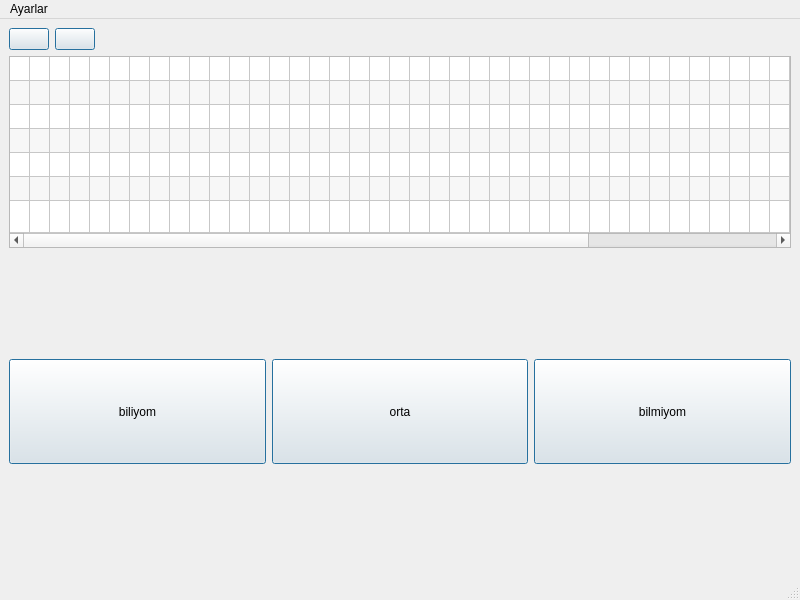
<?xml version="1.0" encoding="UTF-8"?>
<ui version="4.0">
 <class>MainWindow</class>
 <widget class="QMainWindow" name="MainWindow">
  <property name="geometry">
   <rect>
    <x>0</x>
    <y>0</y>
    <width>800</width>
    <height>600</height>
   </rect>
  </property>
  <property name="windowTitle">
   <string>MainWindow</string>
  </property>
  <widget class="QWidget" name="centralwidget">
   <layout class="QVBoxLayout" name="verticalLayout">
    <item>
     <layout class="QHBoxLayout" name="horizontalLayout_2">
      <item>
       <widget class="QPushButton" name="pushButton_geri">
        <property name="text">
         <string/>
        </property>
        <property name="icon">
         <iconset>
          <normaloff>geri.png</normaloff>geri.png</iconset>
        </property>
        <property name="default">
         <bool>true</bool>
        </property>
       </widget>
      </item>
      <item>
       <widget class="QPushButton" name="pushButton_anasayfa">
        <property name="text">
         <string/>
        </property>
        <property name="icon">
         <iconset>
          <normaloff>main.png</normaloff>main.png</iconset>
        </property>
        <property name="default">
         <bool>true</bool>
        </property>
       </widget>
      </item>
      <item>
       <spacer name="horizontalSpacer">
        <property name="orientation">
         <enum>Qt::Orientation::Horizontal</enum>
        </property>
        <property name="sizeHint" stdset="0">
         <size>
          <width>40</width>
          <height>20</height>
         </size>
        </property>
       </spacer>
      </item>
     </layout>
    </item>
    <item>
     <widget class="QTableWidget" name="tableWidget">
      <property name="autoScroll">
       <bool>true</bool>
      </property>
      <property name="tabKeyNavigation">
       <bool>true</bool>
      </property>
      <property name="showDropIndicator" stdset="0">
       <bool>true</bool>
      </property>
      <property name="dragEnabled">
       <bool>false</bool>
      </property>
      <property name="dragDropOverwriteMode">
       <bool>true</bool>
      </property>
      <property name="alternatingRowColors">
       <bool>true</bool>
      </property>
      <property name="showGrid">
       <bool>true</bool>
      </property>
      <property name="wordWrap">
       <bool>true</bool>
      </property>
      <property name="cornerButtonEnabled">
       <bool>true</bool>
      </property>
      <property name="columnCount">
       <number>52</number>
      </property>
      <attribute name="horizontalHeaderVisible">
       <bool>false</bool>
      </attribute>
      <attribute name="horizontalHeaderCascadingSectionResizes">
       <bool>false</bool>
      </attribute>
      <attribute name="horizontalHeaderMinimumSectionSize">
       <number>10</number>
      </attribute>
      <attribute name="horizontalHeaderDefaultSectionSize">
       <number>14</number>
      </attribute>
      <attribute name="horizontalHeaderShowSortIndicator" stdset="0">
       <bool>false</bool>
      </attribute>
      <attribute name="horizontalHeaderStretchLastSection">
       <bool>true</bool>
      </attribute>
      <attribute name="verticalHeaderVisible">
       <bool>false</bool>
      </attribute>
      <attribute name="verticalHeaderCascadingSectionResizes">
       <bool>false</bool>
      </attribute>
      <attribute name="verticalHeaderMinimumSectionSize">
       <number>10</number>
      </attribute>
      <attribute name="verticalHeaderDefaultSectionSize">
       <number>24</number>
      </attribute>
      <attribute name="verticalHeaderStretchLastSection">
       <bool>true</bool>
      </attribute>
      <row/>
      <row/>
      <row/>
      <row/>
      <row/>
      <row/>
      <row/>
      <column/>
      <column/>
      <column/>
      <column/>
      <column/>
      <column/>
      <column/>
      <column/>
      <column/>
      <column/>
      <column/>
      <column/>
      <column/>
      <column/>
      <column/>
      <column/>
      <column/>
      <column/>
      <column/>
      <column/>
      <column/>
      <column/>
      <column/>
      <column/>
      <column/>
      <column/>
      <column/>
      <column/>
      <column/>
      <column/>
      <column/>
      <column/>
      <column/>
      <column/>
      <column/>
      <column/>
      <column/>
      <column/>
      <column/>
      <column/>
      <column/>
      <column/>
      <column/>
      <column/>
      <column/>
      <column/>
      <column/>
      <column/>
      <column/>
      <column/>
      <column/>
      <column/>
     </widget>
    </item>
    <item>
     <spacer name="verticalSpacer">
      <property name="orientation">
       <enum>Qt::Orientation::Vertical</enum>
      </property>
      <property name="sizeHint" stdset="0">
       <size>
        <width>20</width>
        <height>40</height>
       </size>
      </property>
     </spacer>
    </item>
    <item>
     <layout class="QHBoxLayout" name="horizontalLayout">
      <item>
       <widget class="QPushButton" name="pushButton_biliyom">
        <property name="sizePolicy">
         <sizepolicy hsizetype="Minimum" vsizetype="Expanding">
          <horstretch>0</horstretch>
          <verstretch>0</verstretch>
         </sizepolicy>
        </property>
        <property name="text">
         <string>biliyom</string>
        </property>
        <property name="default">
         <bool>true</bool>
        </property>
       </widget>
      </item>
      <item>
       <widget class="QPushButton" name="pushButton_orta">
        <property name="sizePolicy">
         <sizepolicy hsizetype="Minimum" vsizetype="Expanding">
          <horstretch>0</horstretch>
          <verstretch>0</verstretch>
         </sizepolicy>
        </property>
        <property name="text">
         <string>orta</string>
        </property>
        <property name="default">
         <bool>true</bool>
        </property>
       </widget>
      </item>
      <item>
       <widget class="QPushButton" name="pushButton_bilmiyom">
        <property name="sizePolicy">
         <sizepolicy hsizetype="Minimum" vsizetype="Expanding">
          <horstretch>0</horstretch>
          <verstretch>0</verstretch>
         </sizepolicy>
        </property>
        <property name="text">
         <string>bilmiyom</string>
        </property>
        <property name="default">
         <bool>true</bool>
        </property>
       </widget>
      </item>
     </layout>
    </item>
    <item>
     <spacer name="verticalSpacer_2">
      <property name="orientation">
       <enum>Qt::Orientation::Vertical</enum>
      </property>
      <property name="sizeHint" stdset="0">
       <size>
        <width>20</width>
        <height>40</height>
       </size>
      </property>
     </spacer>
    </item>
   </layout>
  </widget>
  <widget class="QMenuBar" name="menubar">
   <property name="geometry">
    <rect>
     <x>0</x>
     <y>0</y>
     <width>800</width>
     <height>37</height>
    </rect>
   </property>
   <widget class="QMenu" name="menuAyarlar">
    <property name="title">
     <string>Ayarlar</string>
    </property>
    <widget class="QMenu" name="menuDarkmode">
     <property name="title">
      <string>Tema</string>
     </property>
     <addaction name="actionWhite"/>
     <addaction name="actionDark"/>
    </widget>
    <addaction name="menuDarkmode"/>
   </widget>
   <addaction name="menuAyarlar"/>
  </widget>
  <widget class="QStatusBar" name="statusbar"/>
  <action name="actionWhite">
   <property name="text">
    <string>White</string>
   </property>
  </action>
  <action name="actionDark">
   <property name="text">
    <string>Dark</string>
   </property>
  </action>
 </widget>
 <resources/>
 <connections/>
</ui>
